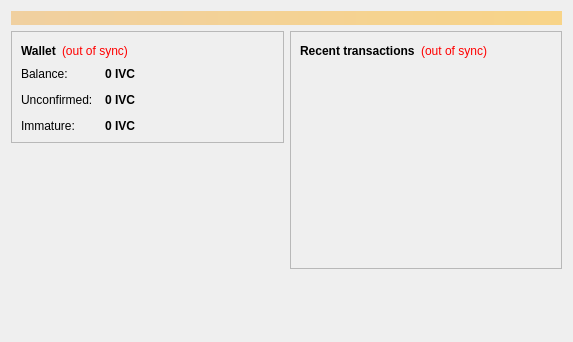
<?xml version="1.0" encoding="UTF-8"?>
<ui version="4.0">
 <class>OverviewPage</class>
 <widget class="QWidget" name="OverviewPage">
  <property name="geometry">
   <rect>
    <x>0</x>
    <y>0</y>
    <width>573</width>
    <height>342</height>
   </rect>
  </property>
  <property name="windowTitle">
   <string>Form</string>
  </property>
  <layout class="QVBoxLayout" name="topLayout">
   <item>
    <widget class="QLabel" name="labelAlerts">
     <property name="visible">
      <bool>false</bool>
     </property>
     <property name="styleSheet">
      <string notr="true">background-color: qlineargradient(x1: 0, y1: 0, x2: 1, y2: 0, stop:0 #F0D0A0, stop:1 #F8D488); color:#000000;</string>
     </property>
     <property name="wordWrap">
      <bool>true</bool>
     </property>
     <property name="margin">
      <number>3</number>
     </property>
    </widget>
   </item>
   <item>
    <layout class="QHBoxLayout" name="horizontalLayout" stretch="1,1">
     <item>
      <layout class="QVBoxLayout" name="verticalLayout_2">
       <item>
        <widget class="QFrame" name="frame">
         <property name="frameShape">
          <enum>QFrame::StyledPanel</enum>
         </property>
         <property name="frameShadow">
          <enum>QFrame::Raised</enum>
         </property>
         <layout class="QVBoxLayout" name="verticalLayout_4">
          <item>
           <layout class="QHBoxLayout" name="horizontalLayout_4">
            <item>
             <widget class="QLabel" name="label_5">
              <property name="font">
               <font>
                <weight>75</weight>
                <bold>true</bold>
               </font>
              </property>
              <property name="text">
               <string>Wallet</string>
              </property>
             </widget>
            </item>
            <item>
             <widget class="QLabel" name="labelWalletStatus">
              <property name="toolTip">
               <string>The displayed information may be out of date. Your wallet automatically synchronizes with the invictus network after a connection is established, but this process has not completed yet.</string>
              </property>
              <property name="styleSheet">
               <string notr="true">QLabel { color: red; }</string>
              </property>
              <property name="text">
               <string notr="true">(out of sync)</string>
              </property>
              <property name="alignment">
               <set>Qt::AlignLeading|Qt::AlignLeft|Qt::AlignVCenter</set>
              </property>
             </widget>
            </item>
            <item>
             <spacer name="horizontalSpacer_2">
              <property name="orientation">
               <enum>Qt::Horizontal</enum>
              </property>
              <property name="sizeHint" stdset="0">
               <size>
                <width>40</width>
                <height>20</height>
               </size>
              </property>
             </spacer>
            </item>
           </layout>
          </item>
          <item>
           <layout class="QFormLayout" name="formLayout_2">
            <property name="fieldGrowthPolicy">
             <enum>QFormLayout::AllNonFixedFieldsGrow</enum>
            </property>
            <property name="horizontalSpacing">
             <number>12</number>
            </property>
            <property name="verticalSpacing">
             <number>12</number>
            </property>
            <item row="0" column="0">
             <widget class="QLabel" name="label">
              <property name="text">
               <string>Balance:</string>
              </property>
             </widget>
            </item>
            <item row="0" column="1">
             <widget class="QLabel" name="labelBalance">
              <property name="font">
               <font>
                <weight>75</weight>
                <bold>true</bold>
               </font>
              </property>
              <property name="cursor">
               <cursorShape>IBeamCursor</cursorShape>
              </property>
              <property name="toolTip">
               <string>Your current balance</string>
              </property>
              <property name="text">
               <string notr="true">0 IVC</string>
              </property>
              <property name="textInteractionFlags">
               <set>Qt::LinksAccessibleByMouse|Qt::TextSelectableByKeyboard|Qt::TextSelectableByMouse</set>
              </property>
             </widget>
            </item>
            <item row="1" column="0">
             <widget class="QLabel" name="label_3">
              <property name="text">
               <string>Unconfirmed:</string>
              </property>
             </widget>
            </item>
            <item row="1" column="1">
             <widget class="QLabel" name="labelUnconfirmed">
              <property name="font">
               <font>
                <weight>75</weight>
                <bold>true</bold>
               </font>
              </property>
              <property name="cursor">
               <cursorShape>IBeamCursor</cursorShape>
              </property>
              <property name="toolTip">
               <string>Total of transactions that have yet to be confirmed, and do not yet count toward the current balance</string>
              </property>
              <property name="text">
               <string notr="true">0 IVC</string>
              </property>
              <property name="textInteractionFlags">
               <set>Qt::LinksAccessibleByMouse|Qt::TextSelectableByKeyboard|Qt::TextSelectableByMouse</set>
              </property>
             </widget>
            </item>
            <item row="2" column="0">
             <widget class="QLabel" name="labelImmatureText">
              <property name="text">
               <string>Immature:</string>
              </property>
             </widget>
            </item>
            <item row="2" column="1">
             <widget class="QLabel" name="labelImmature">
              <property name="font">
               <font>
                <weight>75</weight>
                <bold>true</bold>
               </font>
              </property>
              <property name="toolTip">
               <string>Mined balance that has not yet matured</string>
              </property>
              <property name="text">
               <string notr="true">0 IVC</string>
              </property>
              <property name="textInteractionFlags">
               <set>Qt::LinksAccessibleByMouse|Qt::TextSelectableByKeyboard|Qt::TextSelectableByMouse</set>
              </property>
             </widget>
            </item>
           </layout>
          </item>
         </layout>
        </widget>
       </item>
       <item>
        <spacer name="verticalSpacer">
         <property name="orientation">
          <enum>Qt::Vertical</enum>
         </property>
         <property name="sizeHint" stdset="0">
          <size>
           <width>20</width>
           <height>40</height>
          </size>
         </property>
        </spacer>
       </item>
        <item>
         <widget class="QLabel" name="label_wallet_bgcoin">
          <property name="text">
           <string/>
          </property>
          <property name="pixmap">
           <pixmap resource="../bitcoin.qrc">:/images/wallet_bgcoin</pixmap>
          </property>
          <property name="scaledContents">
           <bool>false</bool>
          </property>
          <property name="alignment">
           <set>Qt::AlignCenter</set>
          </property>
          <property name="margin">
           <number>-2</number>
          </property>
         </widget>
        </item>
        <item>
         <widget class="QLabel" name="label_6">
          <property name="text">
           <string/>
          </property>
         </widget>
        </item>
      </layout>
     </item>
     <item>
      <layout class="QVBoxLayout" name="verticalLayout_3">
       <item>
        <widget class="QFrame" name="frame_2">
         <property name="frameShape">
          <enum>QFrame::StyledPanel</enum>
         </property>
         <property name="frameShadow">
          <enum>QFrame::Raised</enum>
         </property>
         <layout class="QVBoxLayout" name="verticalLayout">
          <item>
           <layout class="QHBoxLayout" name="horizontalLayout_2">
            <item>
             <widget class="QLabel" name="label_4">
              <property name="text">
               <string>&lt;b&gt;Recent transactions&lt;/b&gt;</string>
              </property>
             </widget>
            </item>
            <item>
             <widget class="QLabel" name="labelTransactionsStatus">
              <property name="toolTip">
               <string>The displayed information may be out of date. Your wallet automatically synchronizes with the invictus network after a connection is established, but this process has not completed yet.</string>
              </property>
              <property name="styleSheet">
               <string notr="true">QLabel { color: red; }</string>
              </property>
              <property name="text">
               <string notr="true">(out of sync)</string>
              </property>
              <property name="alignment">
               <set>Qt::AlignRight|Qt::AlignTrailing|Qt::AlignVCenter</set>
              </property>
             </widget>
            </item>
            <item>
             <spacer name="horizontalSpacer">
              <property name="orientation">
               <enum>Qt::Horizontal</enum>
              </property>
              <property name="sizeHint" stdset="0">
               <size>
                <width>40</width>
                <height>20</height>
               </size>
              </property>
             </spacer>
            </item>
           </layout>
          </item>
          <item>
           <widget class="QListView" name="listTransactions">
            <property name="styleSheet">
             <string notr="true">QListView { background: transparent; }</string>
            </property>
            <property name="frameShape">
             <enum>QFrame::NoFrame</enum>
            </property>
            <property name="verticalScrollBarPolicy">
             <enum>Qt::ScrollBarAlwaysOff</enum>
            </property>
            <property name="horizontalScrollBarPolicy">
             <enum>Qt::ScrollBarAlwaysOff</enum>
            </property>
            <property name="selectionMode">
             <enum>QAbstractItemView::NoSelection</enum>
            </property>
           </widget>
          </item>
         </layout>
        </widget>
       </item>
       <item>
        <spacer name="verticalSpacer_2">
         <property name="orientation">
          <enum>Qt::Vertical</enum>
         </property>
         <property name="sizeHint" stdset="0">
          <size>
           <width>20</width>
           <height>40</height>
          </size>
         </property>
        </spacer>
       </item>
      </layout>
     </item>
    </layout>
   </item>
  </layout>
 </widget>
 <resources/>
 <connections/>
</ui>
